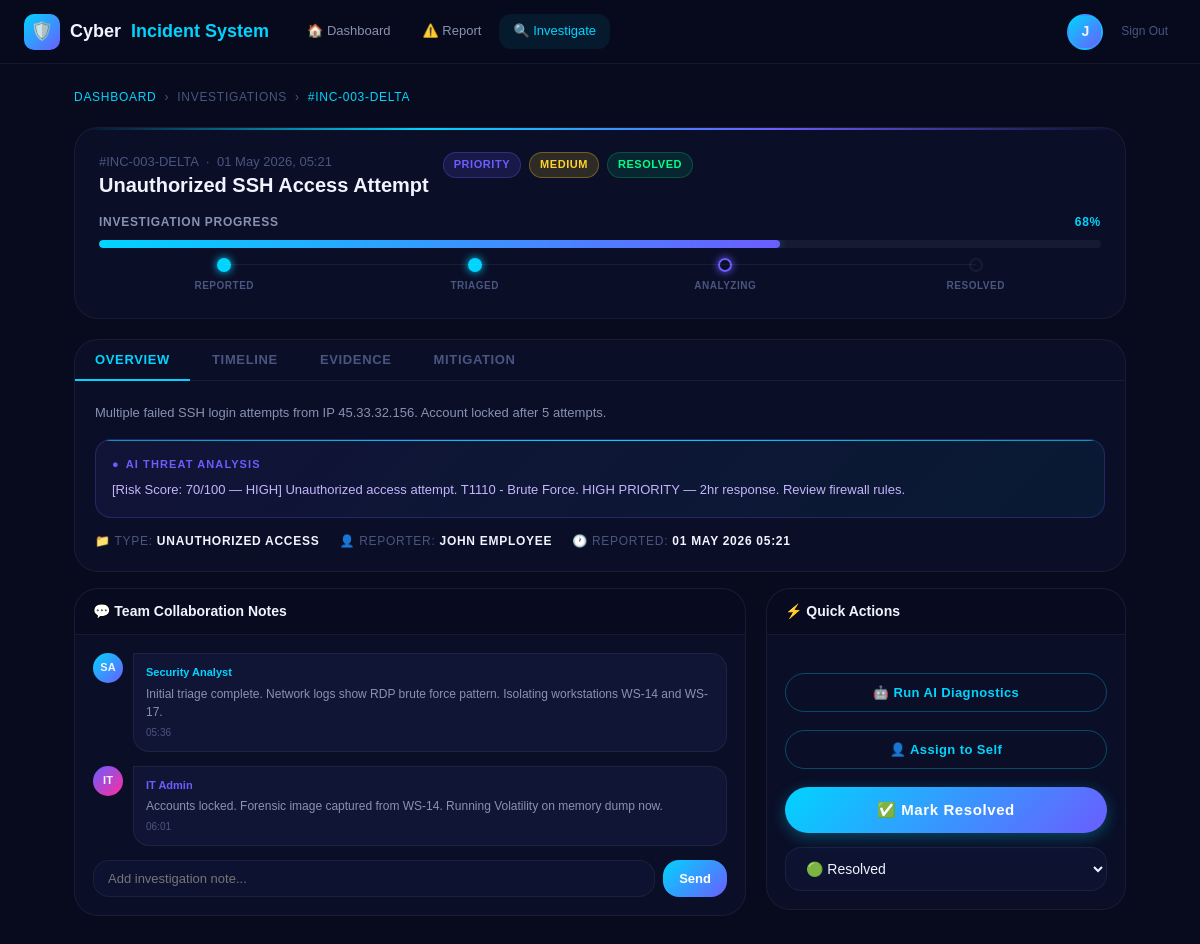
The app's page /incident.php (signed in) with its own data.
### tables this page shows
CREATE TABLE IF NOT EXISTS incidents (
    id            INT AUTO_INCREMENT PRIMARY KEY,
    user_id       INT,
    title         VARCHAR(255) NOT NULL,
    incident_type ENUM('phishing','malware','unauthorized_access','data_breach','other') NOT NULL,
    description   TEXT NOT NULL,
    severity      ENUM('low','medium','high','critical') DEFAULT 'medium',
    status        ENUM('open','investigating','resolved','closed') DEFAULT 'open',
    ai_analysis   TEXT,
    reported_at   TIMESTAMP DEFAULT CURRENT_TIMESTAMP,
    updated_at    TIMESTAMP DEFAULT CURRENT_TIMESTAMP ON UPDATE CURRENT_TIMESTAMP,
    FOREIGN KEY (user_id) REFERENCES users(id) ON DELETE SET NULL
);

CREATE TABLE IF NOT EXISTS users (
    id         INT AUTO_INCREMENT PRIMARY KEY,
    name       VARCHAR(100)  NOT NULL,
    email      VARCHAR(150)  UNIQUE NOT NULL,
    password   VARCHAR(255)  NOT NULL,
    role       ENUM('employee','admin') DEFAULT 'employee',
    created_at TIMESTAMP DEFAULT CURRENT_TIMESTAMP
);

### incident.php (the view, shortened to what this page needs)
<?php
$user_id = (int) $_SESSION['user_id'];
$user_name = $_SESSION['user_name'];
$role = $_SESSION['role'];
require_once __DIR__.'/config/db.php';
$inc_id = intval($_GET['id'] ?? 0);
if ($inc_id === 0) {
    if ($role === 'admin') {
        $st = $pdo->query("SELECT id FROM incidents ORDER BY id DESC LIMIT 1");
    } else {
        $st = $pdo->prepare("SELECT id FROM incidents WHERE user_id = ? ORDER BY id DESC LIMIT 1");
        $st->execute([$user_id]);
    }
    $inc_id = (int)$st->fetchColumn();
}
$s = $pdo->prepare("SELECT i.*, u.name reporter FROM incidents i JOIN users u ON i.user_id=u.id WHERE i.id = ?");
$s->execute([$inc_id]);
$inc = $s->fetch();
$back = $role === 'admin' ? 'admin.php' : 'dashboard.php';
?>
<!DOCTYPE html>
<html lang="en">
<head>
<link rel="stylesheet" href="css/style.css">
</head>
<body>
<nav class="navbar">
  <div class="nav-logo"><div class="logo-mark">🛡️</div>Cyber<span> Incident System</span></div>
  <div class="nav-links">
    <a href="<?=htmlspecialchars($back, ENT_QUOTES, 'UTF-8')?>" class="nav-link">🏠 Dashboard</a>
    <a href="report.php" class="nav-link">⚠️ Report</a>
    <a href="incident.php" class="nav-link active">🔍 Investigate</a>
  </div>
  <div class="nav-right">
    <div class="user-avatar"><?= strtoupper(substr($user_name,0,1)) ?></div>
    <a href="logout.php" style="font-size:12px;color:var(--text-muted);padding:0 8px;">Sign Out</a>
  </div>
</nav>
<div class="inc-layout">
  <div class="breadcrumb">
    <a href="<?=htmlspecialchars($back, ENT_QUOTES, 'UTF-8')?>">Dashboard</a>
    <span>›</span>
    <span>Investigations</span>
    <span>›</span>
    <span style="color:var(--neon-cyan);">#INC-<?=str_pad($inc['id'],3,'0',STR_PAD_LEFT)?>-DELTA</span>
  </div>
  <div class="inc-hero">
    <div class="inc-title-row">
      <div>
        <div class="inc-num">#INC-<?=str_pad($inc['id'],3,'0',STR_PAD_LEFT)?>-DELTA &nbsp;·&nbsp; <?=date('d M Y, H:i',strtotime($inc['reported_at']))?></div>
        <h1><?=htmlspecialchars($inc['title'])?></h1>
      </div>
      <div style="display:flex;gap:8px;flex-shrink:0;flex-wrap:wrap;">
        <span class="badge badge-priority">PRIORITY</span>
        <span class="badge badge-<?=htmlspecialchars($inc['severity'], ENT_QUOTES, 'UTF-8')?>"><?=htmlspecialchars(strtoupper($inc['severity']), ENT_QUOTES, 'UTF-8')?></span>
        <span class="badge badge-<?=htmlspecialchars($inc['status'], ENT_QUOTES, 'UTF-8')?>"><?=htmlspecialchars(ucfirst($inc['status']), ENT_QUOTES, 'UTF-8')?></span>
      </div>
    </div>
    <div class="progress-section">
      <div class="prog-label">
        <span>Investigation Progress</span>
        <span style="color:var(--neon-cyan);">68%</span>
      </div>
      <div class="prog-wrap"><div class="prog-fill" id="prog-bar"></div></div>
      <div class="milestones">
        <div class="milestone"><div class="ms-dot done"></div><div class="ms-label">Reported</div></div>
        <div class="milestone"><div class="ms-dot done"></div><div class="ms-label">Triaged</div></div>
        <div class="milestone"><div class="ms-dot active"></div><div class="ms-label">Analyzing</div></div>
        <div class="milestone"><div class="ms-dot"></div><div class="ms-label">Resolved</div></div>
      </div>
    </div>
  </div>
  <div class="section-card">
    <div class="tabs">
      <button class="tab-btn active" onclick="switchTab('tab-overview',this)">Overview</button>
      <button class="tab-btn" onclick="switchTab('tab-timeline',this)">Timeline</button>
      <button class="tab-btn" onclick="switchTab('tab-evidence',this)">Evidence</button>
      <button class="tab-btn" onclick="switchTab('tab-mitigation',this)">Mitigation</button>
    </div>
    <div style="padding:20px;">
      <div id="tab-overview" class="tab-panel active">
        <div style="font-size:13px;color:var(--text-secondary);line-height:1.8;margin-bottom:14px;"><?=htmlspecialchars($inc['description'], ENT_QUOTES, 'UTF-8')?></div>
        <?php if($inc['ai_analysis']): ?>
        <div class="ai-box show"><div class="ai-label">AI Threat Analysis</div><div class="ai-content"><?=htmlspecialchars($inc['ai_analysis'], ENT_QUOTES, 'UTF-8')?></div></div>
        <?php endif; ?>
        <div style="display:flex;gap:20px;flex-wrap:wrap;margin-top:14px;font-size:12px;font-family:var(--font-head);text-transform:uppercase;letter-spacing:0.06em;color:var(--text-muted);">
          <span>📁 Type: <strong style="color:var(--text-primary);"><?=htmlspecialchars(ucwords(str_replace('_',' ',$inc['incident_type'])), ENT_QUOTES, 'UTF-8')?></strong></span>
          <span>👤 Reporter: <strong style="color:var(--text-primary);"><?=htmlspecialchars($inc['reporter']??'Unknown', ENT_QUOTES, 'UTF-8')?></strong></span>
          <span>🕐 Reported: <strong style="color:var(--text-primary);"><?=htmlspecialchars(date('d M Y H:i',strtotime($inc['reported_at'])), ENT_QUOTES, 'UTF-8')?></strong></span>
        </div>
      </div>
    </div>
  </div>
  <div class="two-col">
    <div class="section-card">
      <div class="section-head"><h3>💬 Team Collaboration Notes</h3></div>
      <div class="section-body">
        <div class="note-item">
          <div class="note-avatar">SA</div>
          <div class="note-bubble"><div class="note-author">Security Analyst</div><div class="note-text">Initial triage complete. Network logs show RDP brute force pattern. Isolating workstations WS-14 and WS-17.</div><div class="note-time"><?=date('H:i',strtotime('-45 min'))?></div></div>
        </div>
        <div class="note-item">
          <div class="note-avatar" style="background:linear-gradient(135deg,var(--neon-purple),var(--neon-pink))">IT</div>
          <div class="note-bubble"><div class="note-author" style="color:var(--neon-purple);">IT Admin</div><div class="note-text">Accounts locked. Forensic image captured from WS-14. Running Volatility on memory dump now.</div><div class="note-time"><?=date('H:i',strtotime('-20 min'))?></div></div>
        </div>
        <div class="note-input-row">
          <input class="note-input" type="text" id="note-input" placeholder="Add investigation note...">
          <button class="send-btn" onclick="addNote()">Send</button>
        </div>
      </div>
    </div>
    <div>
      <div class="section-card">
        <div class="section-head"><h3>⚡ Quick Actions</h3></div>
        <div class="section-body">
          <div class="action-bar">
            <button class="btn-outline-cyan" style="width:100%;justify-content:center;margin-bottom:8px;" onclick="runDiagnostics(<?=$inc['id']?>)">🤖 Run AI Diagnostics</button>
            <button class="btn-outline-cyan" style="width:100%;justify-content:center;margin-bottom:8px;">👤 Assign to Self</button>
            <button class="btn-gradient" style="width:100%;"><span>✅ Mark Resolved</span></button>
          </div>
          <div style="margin-top:14px;">
            <select class="form-input" onchange="updateStatus(<?=$inc['id']?>,this.value, 'inc-list','all','all')">
              <option value="resolved" <?=$inc['status']==='resolved'?'selected':''?>>🟢 Resolved</option>
            </select>
          </div>
        </div>
      </div>
    </div>
  </div>
</div>
</body>
</html>

### incident.php (style rules this page uses)
.inc-layout { max-width:1100px;margin:0 auto;padding:24px; }
.breadcrumb { display:flex;align-items:center;gap:8px;font-size:12px;color:var(--text-muted);margin-bottom:20px;font-family:var(--font-head);text-transform:uppercase;letter-spacing:0.06em; }
.breadcrumb a { color:var(--neon-cyan);text-decoration:none; }
.breadcrumb span { color:var(--text-muted); }
.inc-hero { background:var(--bg-card);border:1px solid var(--border);border-radius:var(--radius-lg);padding:24px;margin-bottom:20px;position:relative;overflow:hidden; }
.inc-hero::before { content:'';position:absolute;top:0;left:0;right:0;height:2px;background:linear-gradient(90deg,transparent,var(--neon-cyan),var(--neon-purple),transparent); }
.inc-title-row { display:flex;align-items:flex-start;gap:14px;flex-wrap:wrap;margin-bottom:14px; }
.inc-num { font-family:var(--font-head);font-size:13px;color:var(--text-muted); }
.inc-hero h1 { font-size:20px;font-family:var(--font-head);font-weight:800;flex:1; }
.progress-section { margin-top:16px; }
.prog-label { display:flex;align-items:center;justify-content:space-between;font-size:12px;font-family:var(--font-head);font-weight:700;color:var(--text-secondary);margin-bottom:8px;text-transform:uppercase;letter-spacing:0.06em; }
.prog-wrap { background:rgba(255,255,255,0.05);border-radius:100px;overflow:hidden;height:8px;margin-bottom:10px; }
.prog-fill { height:100%;border-radius:100px;background:linear-gradient(90deg,var(--neon-cyan),var(--neon-purple));box-shadow:0 0 10px rgba(0,212,255,0.4);transition:width 1.5s ease;width:0; }
.milestones { display:flex;justify-content:space-between;position:relative; }
.milestone { text-align:center;flex:1;position:relative; }
.milestone::before { content:'';position:absolute;top:6px;left:-50%;right:50%;height:1px;background:var(--border); }
.milestone:first-child::before { display:none; }
.ms-dot { width:14px;height:14px;border-radius:50%;margin:0 auto 6px;border:2px solid var(--border); }
.ms-dot.done { border-color:var(--neon-cyan);background:var(--neon-cyan);box-shadow:0 0 8px var(--neon-cyan); }
.ms-dot.active { border-color:var(--neon-purple);background:transparent;box-shadow:0 0 8px var(--neon-purple);animation:pulse-glow 1.5s infinite; }
.ms-label { font-size:10px;color:var(--text-muted);font-family:var(--font-head);font-weight:700;text-transform:uppercase;letter-spacing:0.05em; }
.two-col { display:grid;grid-template-columns:1fr 360px;gap:20px; }
.section-card { background:var(--bg-card);border:1px solid var(--border);border-radius:var(--radius-lg);overflow:hidden;margin-bottom:16px; }
.section-head { padding:14px 18px;border-bottom:1px solid var(--border);background:rgba(0,0,0,0.2); }
.section-head h3 { font-size:14px;font-family:var(--font-head);font-weight:700; }
.section-body { padding:18px; }
.note-item { display:flex;gap:10px;margin-bottom:14px; }
.note-avatar { width:30px;height:30px;border-radius:50%;background:linear-gradient(135deg,var(--neon-cyan),var(--neon-purple));display:flex;align-items:center;justify-content:center;font-size:11px;font-weight:700;flex-shrink:0; }
.note-bubble { background:var(--bg-surface);border:1px solid var(--border);border-radius:0 var(--radius-md) var(--radius-md) var(--radius-md);padding:10px 12px;flex:1; }
.note-author { font-size:11px;font-weight:700;color:var(--neon-cyan);font-family:var(--font-head); }
.note-text { font-size:12px;color:var(--text-secondary);margin-top:3px;line-height:1.5; }
.note-time { font-size:10px;color:var(--text-muted);margin-top:4px; }
.note-input-row { display:flex;gap:8px;margin-top:14px; }
.note-input { flex:1;background:var(--bg-input);border:1px solid var(--border);border-radius:var(--radius-md);padding:10px 14px;color:var(--text-primary);font-size:13px;font-family:var(--font-body);outline:none; }
.send-btn { padding:10px 16px;background:linear-gradient(135deg,var(--neon-cyan),var(--neon-purple));border:none;border-radius:var(--radius-md);color:#fff;font-weight:700;cursor:pointer;font-size:13px;transition:all 0.2s; }
.action-bar { display:flex;gap:10px;margin-top:20px;flex-wrap:wrap; }

### records on screen
incidents: id "003", reported_at "01 May 2026, 05:21", title "Unauthorized SSH Access Attempt", severity "MEDIUM", status "RESOLVED", description "Multiple failed SSH login attempts from IP 45.33.32.156. Account locked after 5 attempts.", ai_analysis "[Risk Score: 70/100 — HIGH] Unauthorized access attempt. T1110 - Brute Force. HIGH PRIORITY — 2hr response. Review firewall rules.", incident_type "UNAUTHORIZED ACCESS", user.name "JOHN EMPLOYEE", reported_at "01 MAY 2026 05:21", status+id "🟢 Resolved"

### other values on screen
substr($user_name,0,1) "J"
